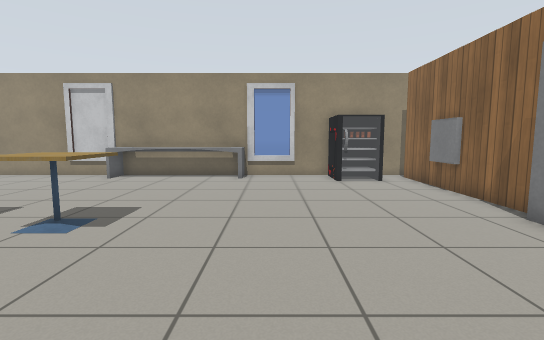
view 1 (above)

15 first-person views from a walk through a world built for the Gazebo simulator. The camera is 0.94 m above the floor, tilts 6° down and sees 85° across. The lines on the ground mark 1 m squares. The floor is counted in squares, 0.5 m on a side. Each view is taken from the middle of a square. On the plan, view 1 faces up. The plan holds only what a view shows up to about 16 squares ahead; the rest is blank. The place goes on beyond the plan. Gazebo's built-in surfaces are drawn with simple patterns.

view 2
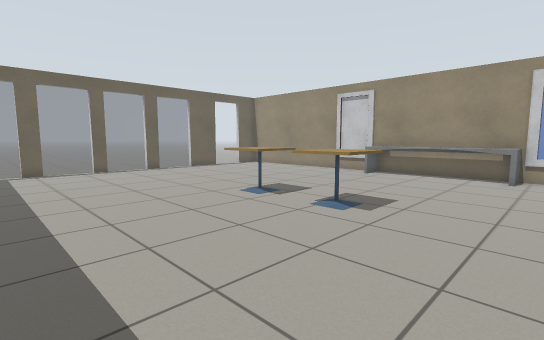

view 3
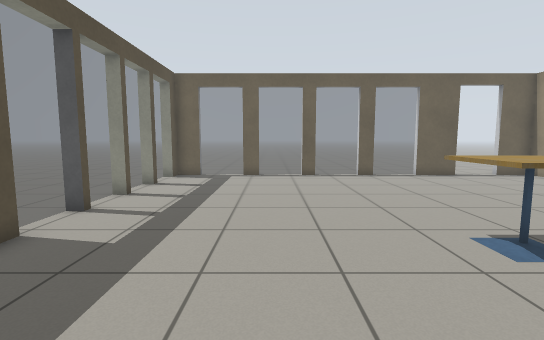

view 4
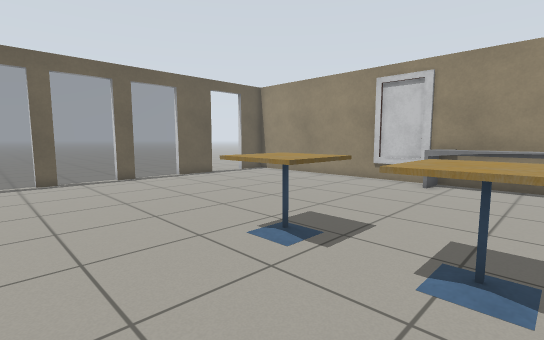

view 5
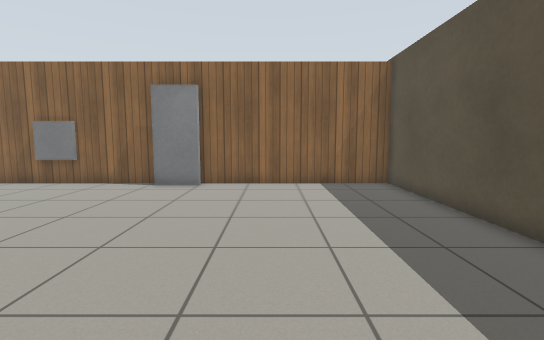

view 6
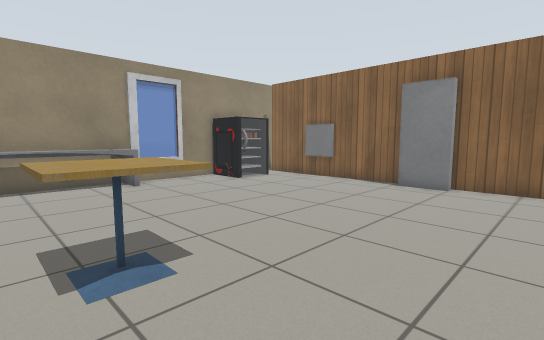

view 7
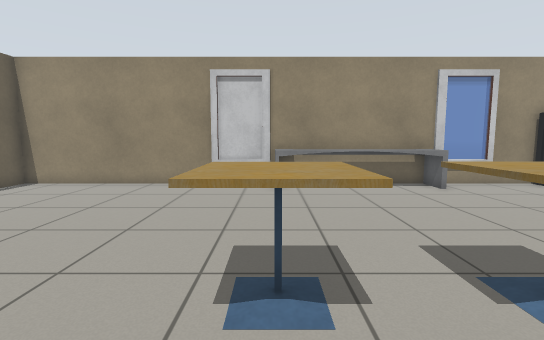

view 8
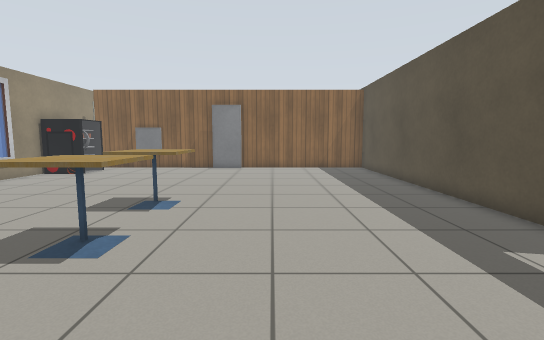

view 9
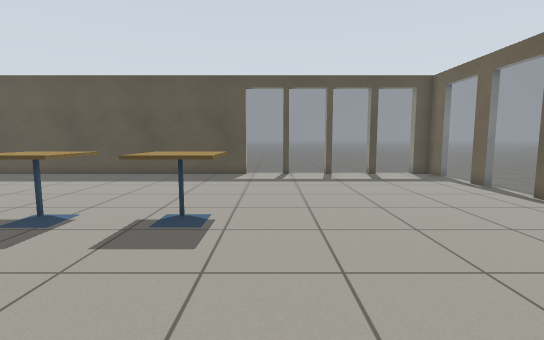

view 10
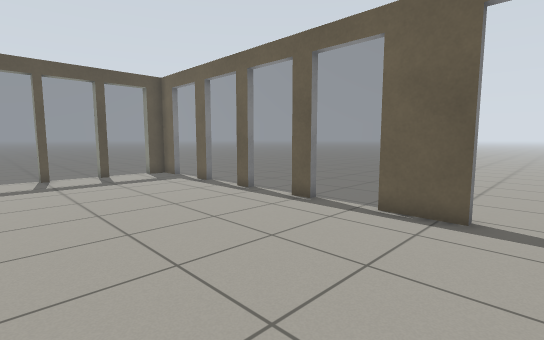

view 11
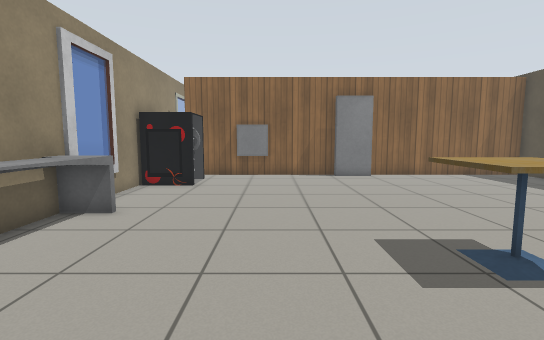

view 12
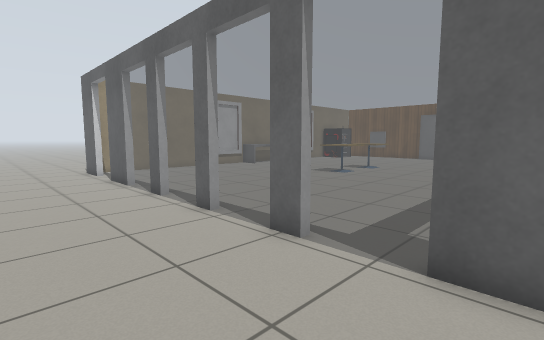

view 13
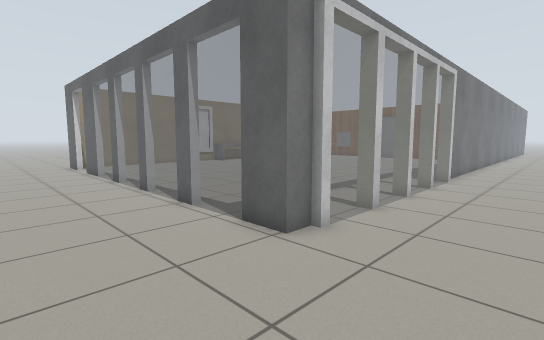

view 14
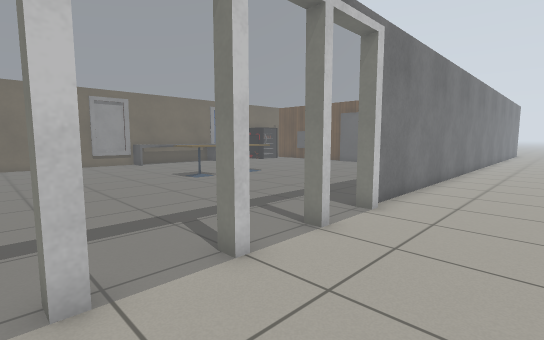

view 15
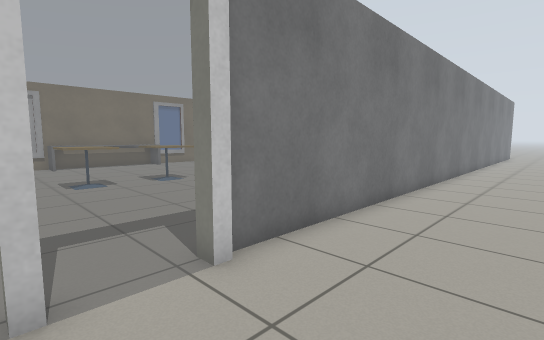

### Floor plan
Key: @ floor where view 1 was taken; # wall or solid block; . floor; = window, fence, low wall or low ledge; W window; T cafe table; L door leaf.
Columns run from 24 left of view 1 to 8 right of it. Each row starts with its distance up from view 1.
 17   ..
 16   ...     #####=########=#######
 15   ...###################=####
 14   ...##.........========...####
 13  ..........................#=###
 12 ..............................W#
 11 .....# .......................W#
 10   ...##.......................W#
  9  ....=........................ #
  8  ....=........................ #
  7 .....#.........TTTTTT.........L#
  6 .....=.........TTTTTT.........L#
  5 .....=.........TTT.TT.........L#
  4 .....#........................ #
  3 .....=........................ #
  2  ....=........................#
  1  ....#........................#
  0  ....=..................@.....#
 -1  ....=........................#
 -2  ....##.......................##
 -3  ....##====#====#################
 -4  ................................
 -5   ...............................
 -6    ..............................
 -7  .  ......................

Positions as (right, up) in squares from view 1, and headings:
1: (0, 0), facing up
2: (0, -1), facing up-left
3: (-3, 2), facing left
4: (-4, 2), facing up-left
5: (-6, 2), facing right
6: (-6, 2), facing up-right
7: (-8, 3), facing up
8: (-13, 3), facing right
9: (-10, 13), facing down
10: (-11, 13), facing down-left
11: (-9, 10), facing right
12: (-23, -3), facing up-right
13: (-23, -7), facing up-right
14: (-16, -7), facing up-right
15: (-11, -7), facing up-right
